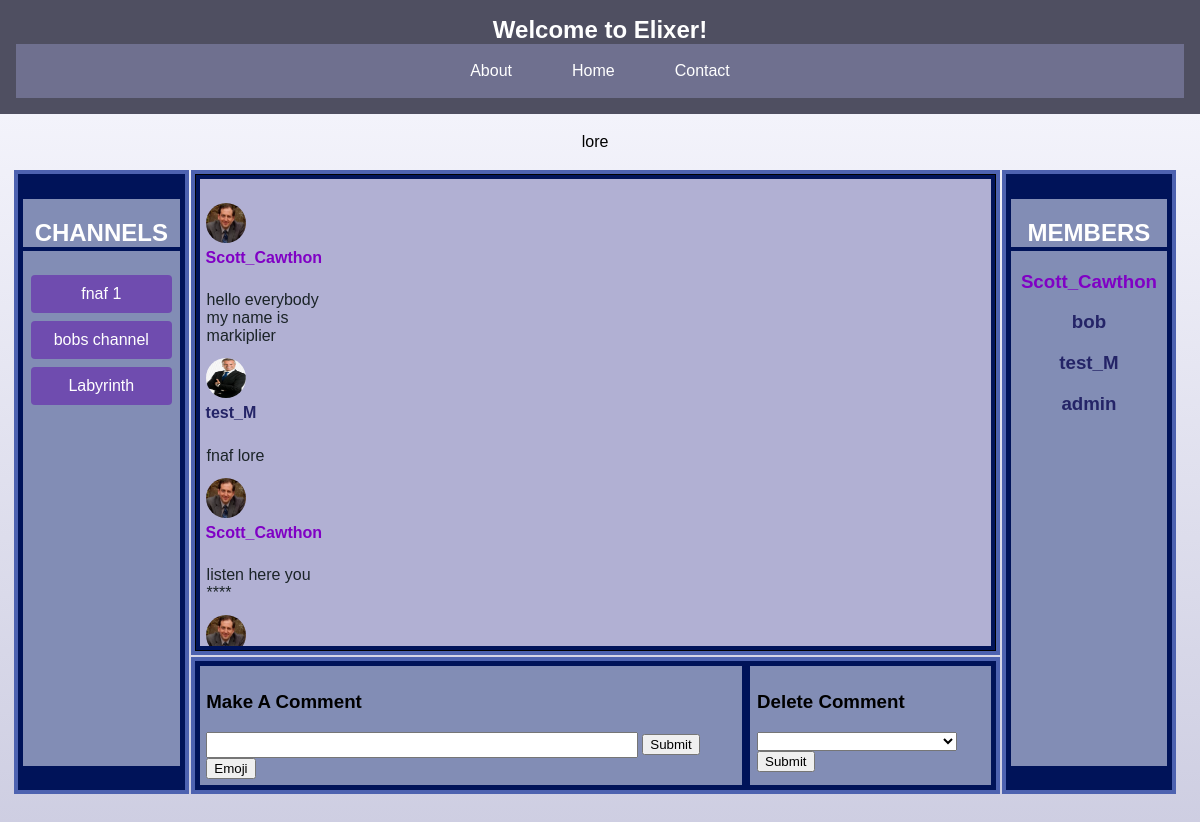
/channels/fnaf 1/ (signed in), run on the app's committed database.
### app/models.py (models this page shows, shortened)
class Channel(models.Model):
    name = models.CharField(max_length=50, unique=True)
    description = models.CharField(max_length=200)
    creator = models.ForeignKey(CustomUser, on_delete=models.CASCADE)
    chat_members = models.ManyToManyField(
        CustomUser, related_name="channels", through="Membership"
    )
    MODE = (("Enabled", "Enabled"), ("Disabled", "Disabled"))
    safe_mode = models.CharField(
        max_length=10,
        choices=MODE,
    )

class Comment(models.Model):
    owner = models.ForeignKey(CustomUser, on_delete=models.CASCADE)
    channel = models.ForeignKey(Channel, on_delete=models.CASCADE)
    message = models.CharField(max_length=300)

class CustomUser(AbstractUser):
    email = models.EmailField(unique=True)
    profile_picture = models.ImageField(
        upload_to="profile_pictures/",
        null=True,
        blank=True,
    )
    groups = models.ManyToManyField(
        Group,
        verbose_name=("groups"),
        blank=True,
        related_name="customuser_set",
        related_query_name="user",
    )
    user_permissions = models.ManyToManyField(
        Permission,
        verbose_name=("user permissions"),
        blank=True,
        related_name="customuser_set",
        related_query_name="user",
    )

### app/views.py (the view, shortened to what this page needs)
# urls.py: path("channels/<str:channel_name>/", channel_view, name="channels"),
@login_required(login_url=login_view)
def channel_view(request, channel_name):
    try:
        you = CustomUser.objects.get(username=request.user.username)
        you_admin = you.groups.filter(name="Admin").exists
        channel_list = Channel.objects.filter(creator=you)
        involved_channels = Channel.objects.filter(chat_members=you).exclude(
            creator=you
        )
        C_List = set()
        for c1 in channel_list:
            C_List.add(c1)
        for c2 in involved_channels:
            C_List.add(c2)
        channel = Channel.objects.get(name=channel_name)
        channel_comments = Comment.objects.filter(channel=channel)
        you = CustomUser.objects.get(username=request.user.username)
        your_comments = Comment.objects.filter(owner=you, channel=channel)
        people_in_channel = channel.chat_members.exclude(id=channel.creator.id)
        context = {
            "channel": channel,
            "members": people_in_channel,
            "owner": channel.creator.username,
            "comments": channel_comments,
            "your_comments": your_comments,
            "all_in": C_List,
            "if_admin": you_admin,
        }
    except:
        return redirect(dashboard)
    return render(request, "channel.html", context)

### app/templates/channel.html (shortened to what this page needs)
{% extends "base.html" %}
{% load static %}
{% block content %}
<table class="ChannelTable">
  <tr class="GETSMALL">
    <td>
    </td>
    <td class="Talign">
      <p>{{ channel.description }}</p>
    </td>
    <td></td>
  </tr>
  <tr>
    <td class="ChannelTD" rowspan="3" >
      <div class="List">
        <h2 class="ListName">CHANNELS</h2>
      {% for a in all_in%}
          <a href="{% url 'channels' a.name %}"><button class="ChannelButton BoxBut">{{ a.name }}</button></a>
      {% endfor %}
      </div>
    </td>
<td class="messageTD">
  <div class="TestingMessages">
<br />
{% for comment in comments %}
{% if comment.owner.username == request.user.username %}
<div class="yourComment ">
<table class=" CommentTable">
  <tr>
    <td class="NoPad">
      {% if comment.owner.profile_picture %}
      <img src="{{ comment.owner.profile_picture.url }}" width="40" height="40" class="testingpic"/>
      {% else %}
      <img src="{% static "images/dinosaur_profile_default.jpg" %}" width="40" height="40" class="testingpic">
      {% endif %}
    </td>
  </tr>
  <tr>
    <td class="NoPad">
      {% if comment.owner.username == owner %}
      <h4 class="OwnerL NoPad">{{ comment.owner.username }}<h4>
      {% else %}
      <h4 class="MemberL NoPad">{{ comment.owner.username }}<h4>
      {% endif %}
    </td>
  </tr>
  <tr>
    <td class="TestingTD ">
      <p class="NoPad">{{ comment.message }}</p>
    </td>
  </tr>
</table>
</div>
{% comment %} <div class="yourComment">
<p class="NoPicTouch">{{ comment.owner.username }}: {{ comment.message }}</p>
{% if comment.owner.profile_picture %}
<img src="{{ comment.owner.profile_picture.url }}" width="40" height="40" class="testingpic"/>
{% else %}
<img src="{% static "images/dinosaur_profile_default.jpg" %}" width="40" height="40" class="testingpic">
</div>
{% endif %} {% endcomment %}
{% else %}
<div class="comment ">
<table class=" CommentTable">
  <tr>
    <td class="NoPad2">
      {% if comment.owner.profile_picture %}
      <img src="{{ comment.owner.profile_picture.url }}" width="40" height="40" class="testingpic"/>
      {% else %}
      <img src="{% static "images/dinosaur_profile_default.jpg" %}" width="40" height="40" class="testingpic">
      {% endif %}
    </td>
  </tr>
  <tr>
    <td class="NoPad2">
      {% if comment.owner.username == owner %}
      <h4 class="OwnerL NoPad2">{{ comment.owner.username }}<h4>
      {% else %}
      <h4 class="MemberL NoPad2">{{ comment.owner.username }}<h4>
      {% endif %}
    </td>
  </tr>
  <tr>
    <td class="TestingTD ">
      <p class="NoPad2">{{ comment.message }}</p>
    </td>
  </tr>
</table>
</div>
{% endif %}
{% endfor %}
<br>
</div>
    </td>
    <td class="MemberTD" rowspan="3">
      <div class="List">
        <h2 class="ListName">MEMBERS</h2>
      <h3 class="OwnerL">{{ owner }}</h3>
      {% for member in members %}
      <h3 class="MemberL">{{ member.username }}</h3>
      {% endfor %}
      </div>
    </td>
  </tr>
  <tr>
  <td class="CreateComment">
    <div class="CommentDiv1 Pad">
    <h3>Make A Comment</h3>
      <form method="POST">
        <input type="text" required name="comment_text" max_length="300" class="CommentBar" />
        <input type="submit"/>
      </form>
      <button id="emojiButton">Emoji</button>
    </div>
    <div class="Pad CommentDiv2">
      <h3>Delete Comment</h3>
      <form method="POST">
        <select name="comment_remove">
          <option></option>
        </select>
        <input type="submit" />
      </form>
    </div>
    </td>
    <td></td>
    <td></td>
  </tr>
</table>
<br />
<br />
{% endblock content %}

### app/static/styles.css (style rules this page uses)
:root { --darker_blue:#4f4f61; --lighter_blue:#6f708f; --border_exterior:#4d62b0; --border_interior: #001359; }
.BoxBut { width: 90%; }
.ChannelButton { background-color: #6f4caf; color: white; border: none; padding: 10px 20px; text-align: center; text-decoration: none; display: inline-block; font-size: 16px; margin: 4px 2px; cursor: pointer; border-radius: 4px; transition: background-color 0.3s ease; }
.GradBod { font-family: "Arial", sans-serif; background-size: cover; background-image: linear-gradient(to bottom,#f9f9ff,#bbbbd5); margin: 0; padding: 0; height: 100%; box-sizing: border-box; background-repeat: no-repeat; background-attachment: fixed; }
.GETSMALL { height:5pt; }
.ChannelTable { width: 98%; margin-right: auto; margin-left: auto; }
.ChannelTD { width: 15%; height: 100%; border: solid 3pt var(--border_exterior); background-color: var(--border_interior) }
.testingpic { border-radius: 50%; }
.MemberTD { background-color: var(--border_interior); width: 15%; border: solid 3pt var(--border_exterior); }
.ListName { color: white; border-bottom: solid 3pt var(--border_interior); }
.List { background-color: #828db5; border: solid 3pt var(--border_interior); text-align: center; overflow-y: auto; height: 425pt; }
.OwnerL { color: rgb(128, 0, 197); }
.NoPad2 { text-align: left; padding: 0; margin: 0; }
.MemberL { color: rgb(36, 36, 103); }
.TestingMessages { background-color: rgb(177, 176, 211); color: rgb(27, 36, 40); border: solid 3pt rgb(0, 19, 89); height: 350pt; overflow-y: auto; }
.messageTD { vertical-align: top; height: 350pt; border: solid 3pt rgb(77, 98, 176); background-color: black; }
.Pad { padding: 5pt; }
.comment { display: flex; justify-content: flex-start; padding:3pt; }
.CommentTable { max-width: 100pt; width: 100pt; word-wrap: break-word; }
.TestingTD { max-width: 500pt; word-wrap: break-word; }
.CommentDiv1 { width: 70%; border: solid 3pt var(--border_interior); background-color: #828db5; }
.CommentDiv2 { border: solid 3pt var(--border_interior); width: 30%; background-color: #828db5; }
.CommentBar { width: 80%; height: 15pt; }
.CreateComment { border: solid 3pt var(--border_exterior); display: flex; justify-content: space-evenly; background-color: var(--border_interior); }
.Talign { text-align: center; }
html { height: 100%; }

### data on the page
Channel: description "lore", name "fnaf 1"
Channel: name "bobs channel"
Channel: name "Labyrinth"
Comment: owner.profile_picture (picture), owner.username "Scott_Cawthon", message "hello everybody my name is markiplier"
Comment: owner.profile_picture (picture), owner.username "test_M", message "fnaf lore"
Comment: owner.profile_picture (picture), owner.username "Scott_Cawthon", message "listen here you ****"
Comment: owner.profile_picture (picture)
CustomUser: username "Scott_Cawthon"
CustomUser: username "bob"
CustomUser: username "test_M"
CustomUser: username "admin"
